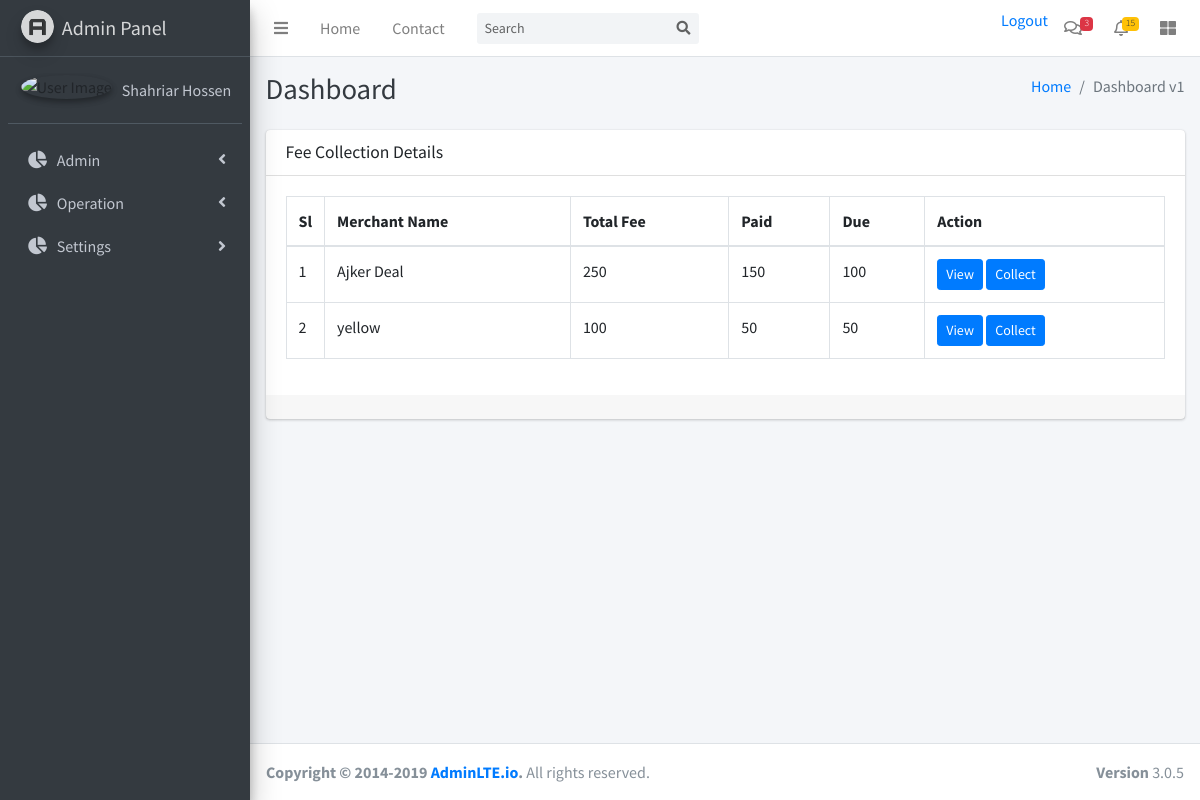
The page /Operation/fee_collection.php (signed in) on the database its author committed.
### tables this page shows
CREATE TABLE `merchant` (
  `merchantID` int(11) NOT NULL,
  `m_name` varchar(255) NOT NULL,
  `m_address` text NOT NULL,
  `m_phone` varchar(20) NOT NULL,
  `m_email` varchar(150) NOT NULL,
  `m_password` varchar(20) NOT NULL,
  `areaID` int(11) NOT NULL
);

### Operation/class/Controller.php (called while the page is built, shortened)
<?php
class Controller{
	private $conn;
	function __construct($host,$user,$password,$dbName)
	{
		$this->conn=new mysqli($host,$user,$password,$dbName);
	}
	public function fee_collection_merchent(){
		$select_fee=$this->conn->query("SELECT * FROM `fee_collection_merchant`");
		return $select_fee;
	}
}

### Operation/fee_collection.php (the view, shortened to what this page needs)
<?php
include_once 'header.php';
?>
<?php
include_once 'left_menu.php';
?>
<div class="content-wrapper">
  <div class="content-header">
    <div class="container-fluid">
      <div class="row mb-2">
        <div class="col-sm-6">
          <h1 class="m-0 text-dark">Dashboard</h1>
        </div>
        <div class="col-sm-6">
          <ol class="breadcrumb float-sm-right">
            <li class="breadcrumb-item"><a href="#">Home</a></li>
            <li class="breadcrumb-item active">Dashboard v1</li>
          </ol>
        </div>
      </div>
    </div>
  </div>
  <section class="content">
    <div class="container-fluid">
      <div class="row">   <div class="col-md-12">
          <div class="card">
            <div class="card-header">
              <h3 class="card-title">Fee Collection Details</h3>
            </div>
            <div class="card-body">
              <form action="" method="post">
                <table class="table table-bordered">
                  <thead>
                    <tr>
                      <th style="width: 10px">Sl</th>
                      <th>Merchant Name</th>
                      <th>Total Fee</th>
                      <th>Paid</th>
                      <th>Due</th>
                      <th>Action</th>
                    </tr>
                  </thead>
                  <tbody>
                    <?php
                  $i = 1;
                  $data = $obj->fee_collection_merchent();
                   while($result = $data->fetch_assoc()){
                     ?>
                    <tr>
                      <td><?php echo $i++ ?></td>
                      <td><?php echo $result['m_name'] ?></td>
                      <td><?php echo $result['total_fee'] + $result['extra_charge']; ?></td>
                      <td><?php echo $result['paid']; ?></td>
                      <td><?php echo ($result['total_fee'] + $result['extra_charge']) - $result['paid'] ?></td>
                      <td>
                        <a href="merchant_ledger.php?id=<?php echo $result['m_id'] ?>" class="btn btn-primary btn-sm">View</a>
                        <a href="merchant_fee_collect.php?id=<?php echo $result['m_id'] ?>" class="btn btn-primary btn-sm">Collect</a>
                      </td>
                    </tr>
                    <?php  }?>
                  </tbody>
                </table>
              </form>
            </div>
            <div class="card-footer clearfix">
            </div>
          </div>
        </div>
      </div>
    </div>
  </section>
</div>
<?php include_once 'footer.php'; ?>

### rows shown on the page
merchant: m_name "Ajker Deal", extra_charge "250", paid "150", paid "100"
merchant: m_name "yellow", extra_charge "100", paid "50"

### other values the page prints
$_SESSION['empName'] "Shahriar Hossen"
